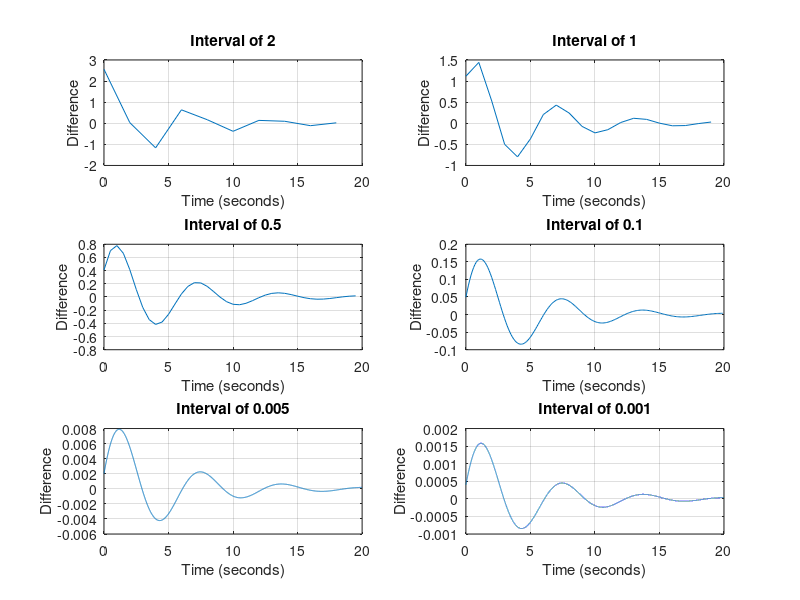

Write MATLAB code to recreate this figure.
clear;clc;close all;
%Khang Vu, Project 3, Completed: 

%Part 1
%Problem A
%The dot product is calculated by multiplying the magnitudes of both
%vectors and the cosine of the angle between both vectors
A=[3 4 -5 7 9]; B=[-7 3 0 -15 -4];
dotProd=dot(A,B);
fprintf('The dot product of A and B is %0.0f\n',dotProd);

%Problem B
%The vector norm is the magnitude of the vector in Euclidian geometry. It
%is calculated by squaring all the values in the vector, adding them all,
%then taking the square root.
normA=norm(A);
normB=norm(B);
fprintf('The norm of A is %0.0f\nThe norm of B is %0.0f\n',normA,normB);

%Problem C
%The cross product is calculated by using the idea that a cross product of
%a 3 dimensional matrix is similar to the determinant of that matrix.
X=[-1 4 -5];Y=[-5 13 7];
CrossProd=cross(X,Y);
fprintf('The cross product of X and y is %0.0fi+%0.0fj+%0.0fk\n',...
    CrossProd(1),CrossProd(2),CrossProd(3));

%Part 2
%Part A
Bob=[1 2 3;2 4 5;3 5 6]; George=[-4 3 -7; 5 2 1; 3 5 2];
invBob=inv(Bob);
disp('The inverse of matrix "Bob" is: ');
disp(invBob);

%Part B
AugBob=[Bob eye(size(Bob))];
rrefBob=rref(AugBob);
disp('The inverse matrix of "Bob" obtained through the rref function is');
disp(rrefBob(:,4:6));

%Part C
disp('The array product of Bob and George is: ');
disp(Bob.*George);

disp('The matrix product of Bob and George is: ');
disp(Bob*George);

%Part D
fprintf('The determinant of "Bob" is %0.0f\n', det(Bob));
fprintf('The determinant of "Geroge" is %0.0f\n', det(George));

%Part E
fprintf('The rank of "Bob" is %0.0f\n', rank(Bob));
fprintf('The rank of "George" is %0.0f\n',rank(George));

%Part 3
%Part A
A=[2 2 -2 ;2 1 2 ;1 1 -2 ];
B=[1;0;1];
%a
disp('Using inv function:');
disp(inv(A)*B);
%b
disp('Using A\B:');
disp(A\B);
%c
disp('Using linsolve:');
disp(linsolve(A,B));
%d
disp('Using rref:');
C=rref([A B]);
disp(C(:,4));
%Part B
%pinv was the function used, this function finds the best fit answer or the
%"smallest squares" solution in a systems of equations that has more than
%one solution.
A=[3 -3 -6;2 -2 -4; -2 3 1];
B=[-3; 10; 7];
disp('Pinv:');
disp(pinv(A)*B);

%Part 4
%Part A
figure (1);
n=1;
interval=[2 1 0.5 0.1 .005 .001];

while n<=6    
subplot(3,2,n);
x=0:interval(n):20;
f=2-2*exp(-0.2.*x).*cos(x);
deriv=diff(f);
plot(x(1:length(x)-1),deriv);
title(['Interval of ',num2str(interval(n))]);
xlabel('Time (seconds)');
ylabel('Difference');
grid on;
n=n+1;
end

%Part B
disp('Trapz function:');
disp(trapz(x,f));

%Part C
disp('Integral Function:');
func=@(x) 2-2*exp(-0.2.*x).*cos(x);
disp(integral(func,0,20));

%The results of Part B and C agree